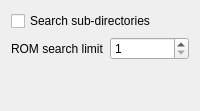
             <widget class="QWidget" name="tab_2">
              <attribute name="title">
               <string>ROM Browser</string>
              </attribute>
              <layout class="QVBoxLayout" name="verticalLayout_5">
               <item>
                <widget class="QCheckBox" name="searchSubDirectoriesCheckbox">
                 <property name="text">
                  <string>Search sub-directories</string>
                 </property>
                </widget>
               </item>
               <item>
                <layout class="QHBoxLayout" name="horizontalLayout_3">
                 <item>
                  <widget class="QLabel" name="label_2">
                   <property name="text">
                    <string>ROM search limit</string>
                   </property>
                  </widget>
                 </item>
                 <item>
                  <widget class="QSpinBox" name="romSearchLimitSpinBox">
                   <property name="minimum">
                    <number>1</number>
                   </property>
                   <property name="maximum">
                    <number>9999</number>
                   </property>
                  </widget>
                 </item>
                </layout>
               </item>
               <item>
                <spacer name="verticalSpacer_5">
                 <property name="orientation">
                  <enum>Qt::Orientation::Vertical</enum>
                 </property>
                 <property name="sizeHint" stdset="0">
                  <size>
                   <width>20</width>
                   <height>40</height>
                  </size>
                 </property>
                </spacer>
               </item>
              </layout>
             </widget>
